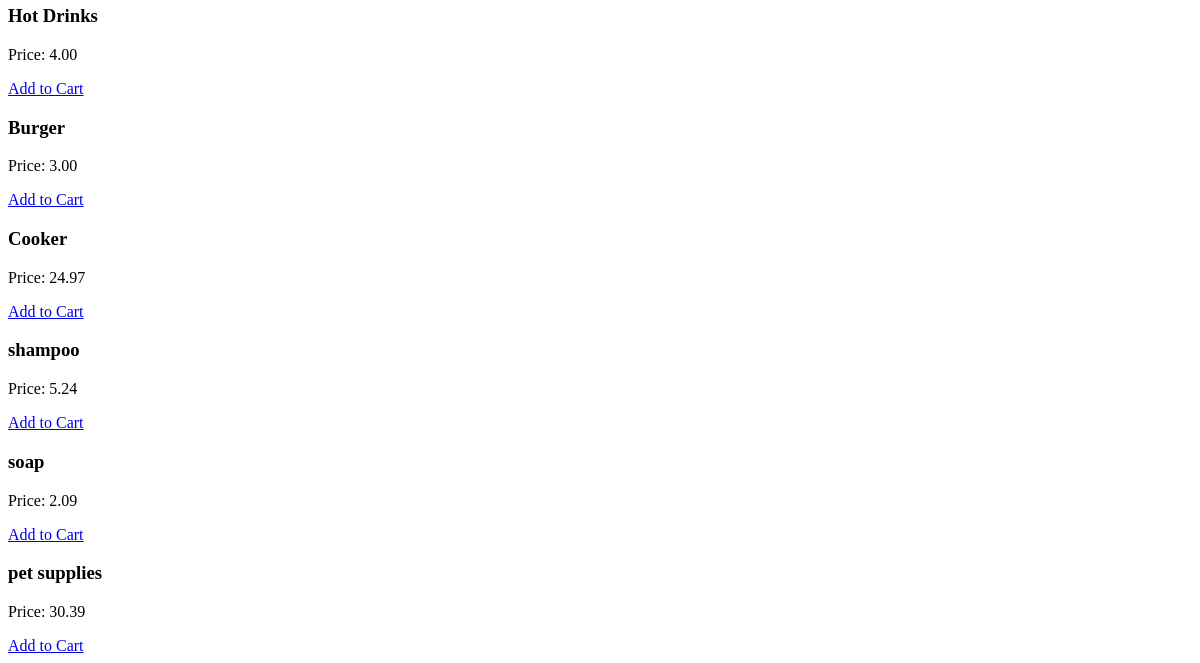
The page /cart/ (lower part) on the database as committed earlier.
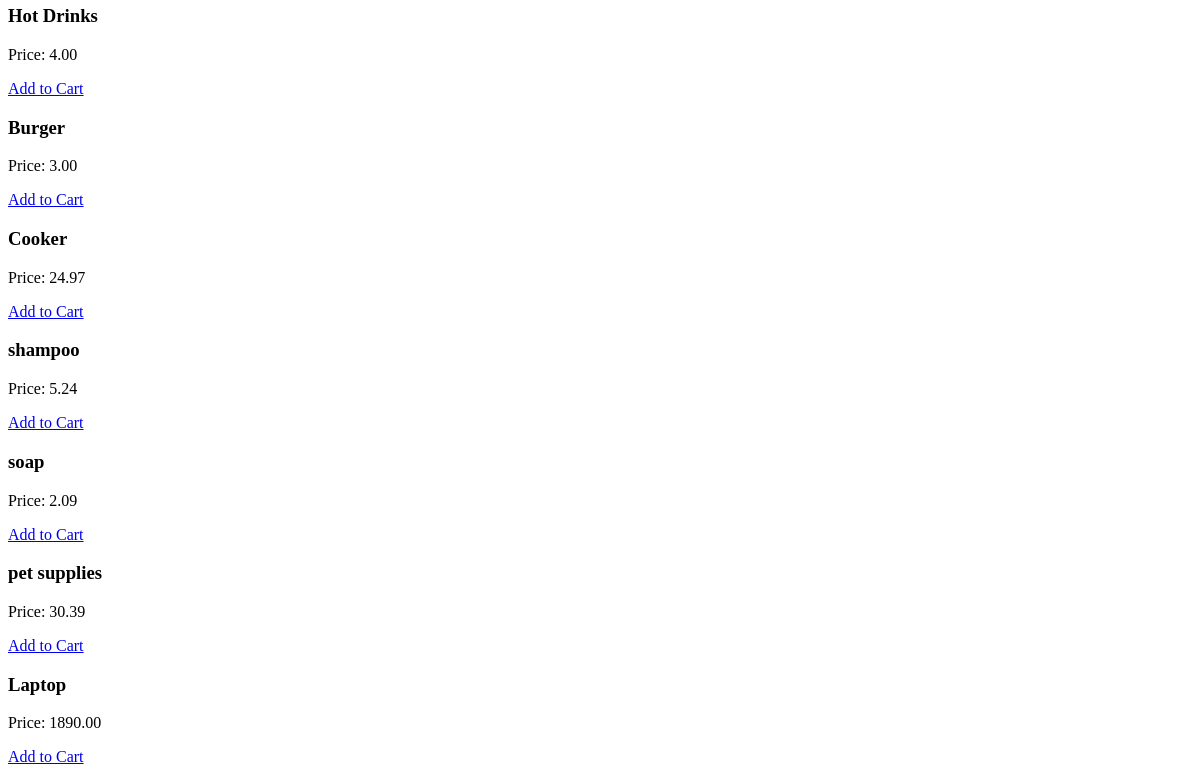
The same page on the database as committed later.
### nepmart/models.py (models this page shows, shortened)
class Product(models.Model):
    name = models.CharField(max_length=100)
    category = models.ForeignKey(
        Category,
        on_delete=models.SET_NULL,
        null=True,
        blank=True,
        related_name='products'
    )
    price = models.DecimalField(
        max_digits=10,
        decimal_places=2
    )
    description = models.TextField()
    brand = models.CharField(
        max_length=100,
        blank=True,
        null=True
    )
    stock = models.PositiveIntegerField(default=0)
    discount = models.DecimalField(
        max_digits=5,
        decimal_places=2,
        default=0
    )
    image_url = models.URLField(
        blank=True,
        null=True
    )
    created_at = models.DateTimeField(auto_now_add=True)
    updated_at = models.DateTimeField(auto_now=True)

### nepmart/views.py (the view, shortened to what this page needs)
# urls.py: path('cart/', views.cart_view, name = 'cart'),
def cart_view(request):
    cart = request.session.get('cart', {})
    items = []
    total = 0
    products = Product.objects.all()
    return render(request, 'product/cart.html', {
        'items': items,
        'total': total,
        'products': products
    })

### nepmart/templates/product/cart.html (shortened to what this page needs)
{% for product in products %}
<h3>{{product.name}}</h3>
<p>Price: {{product.price }}</p>
<a href="{% url 'add_to_cart' product.id %}"> Add to Cart </a>
{% endfor %}

Rows that differ between the two databases and show on the page:
added Product: name "Laptop", price "1890.00"
